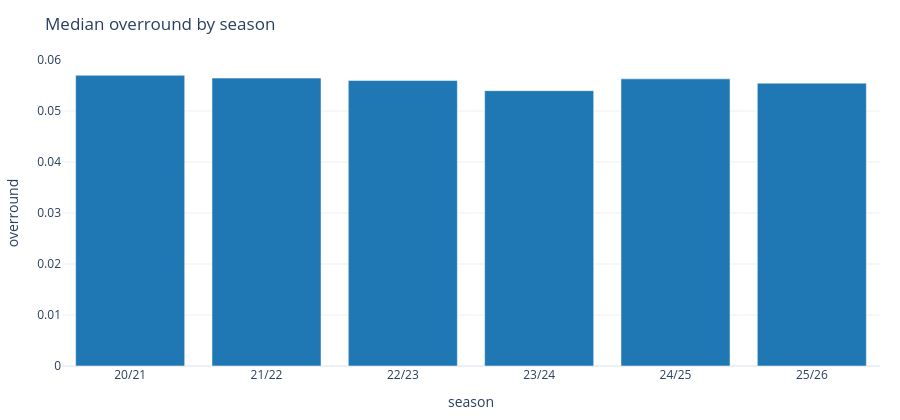

The cell this chart's notebook holds for it:
### Markdown cell above
## Overround by season

### Code cell
fig = plt.overround_by_season(primary)
fig.show()

### Figure 1 — Plotly figure (JSON) as saved in the notebook; plotly's stock layout.template omitted (floating-point values rounded to 4 significant figures)
{"data": [{"marker": {"color": "#1f77b4"}, "type": "bar", "x": ["20/21", "21/22", "22/23", "23/24", "24/25", "25/26"], "y": [0.057, 0.05645, 0.05597, 0.05398, 0.05629, 0.05545]}], "layout": {"height": 420, "margin": {"b": 40, "l": 50, "r": 20, "t": 60}, "title": {"text": "Median overround by season"}, "xaxis": {"title": {"text": "season"}}, "yaxis": {"title": {"text": "overround"}}}}
